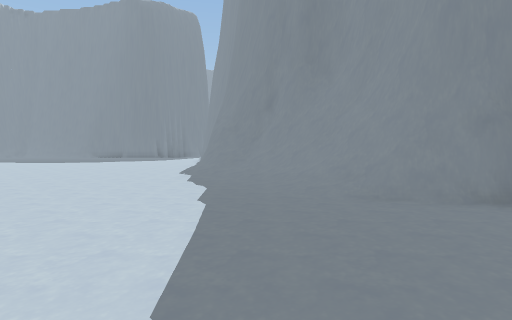
view 1 (above)

22 first-person views from a walk through a 3-D level made in the Unity game engine. The camera is 1.5 m above the floor, tilts 2° down and sees 80° across. The floor is counted in squares, 2 m on a side. Each view is taken from the middle of a square. On the plan, view 1 faces up. The plan holds only what a view shows up to about 10 squares ahead; the rest is blank. The place goes on beyond the plan.

view 2
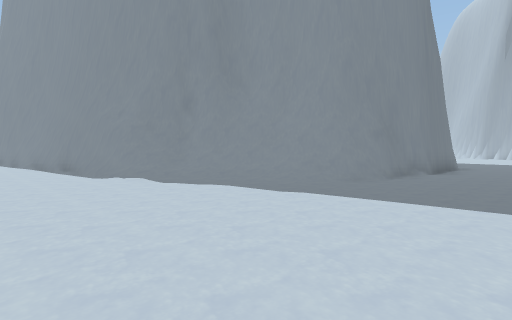

view 3
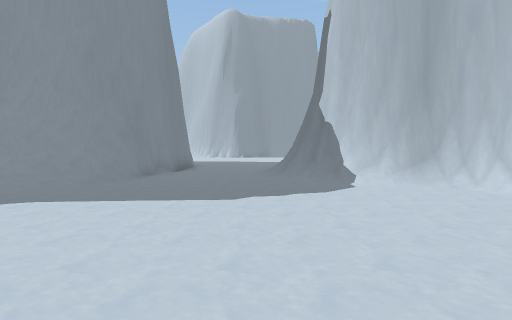

view 4
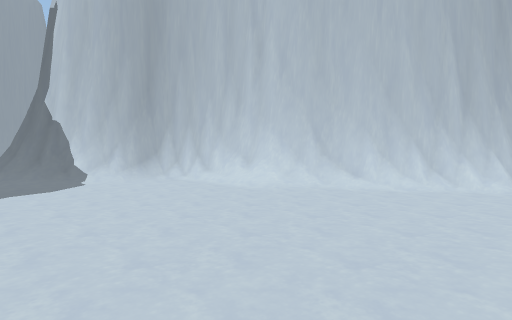

view 5
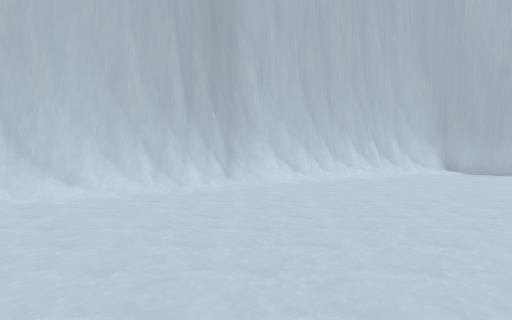

view 6
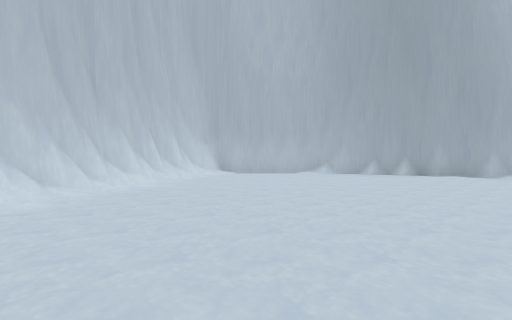

view 7
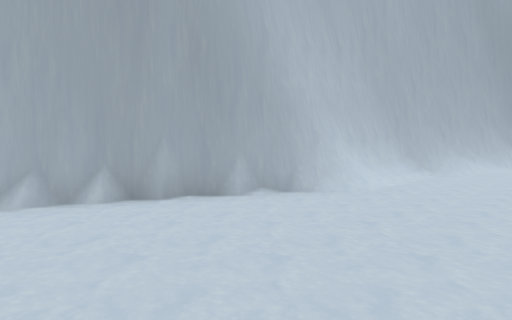

view 8
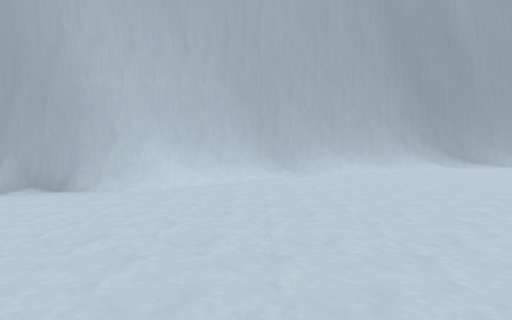

view 9
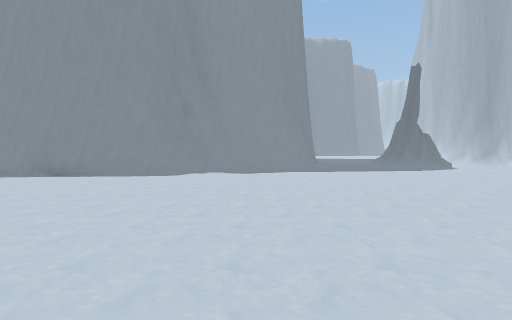

view 10
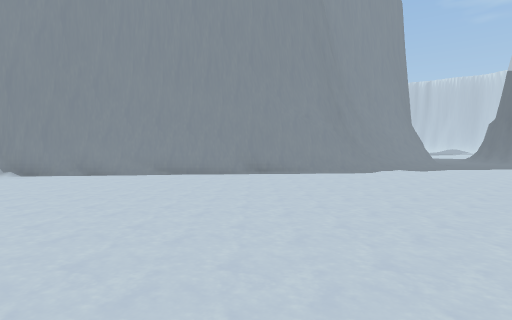

view 11
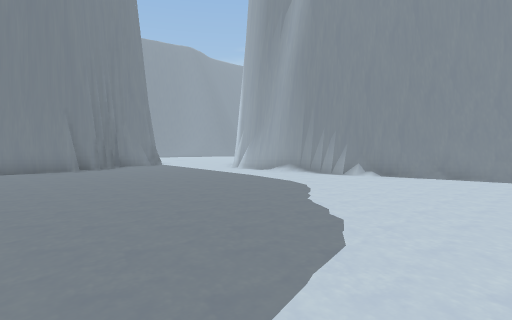

view 12
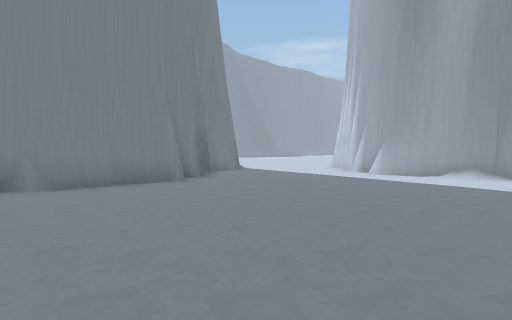

view 13
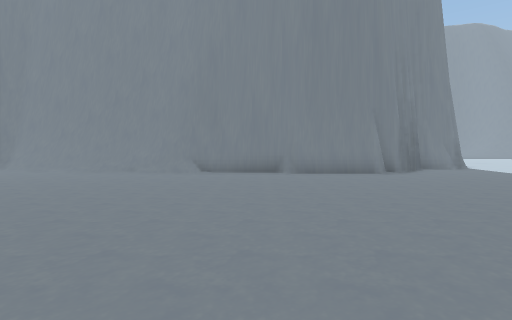

view 14
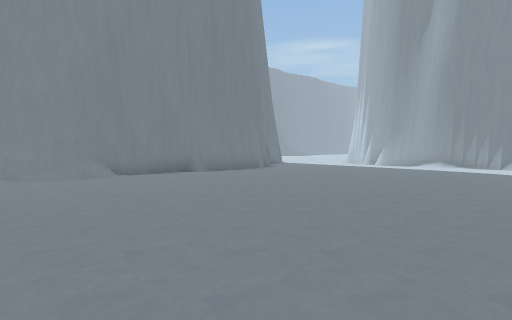

view 15
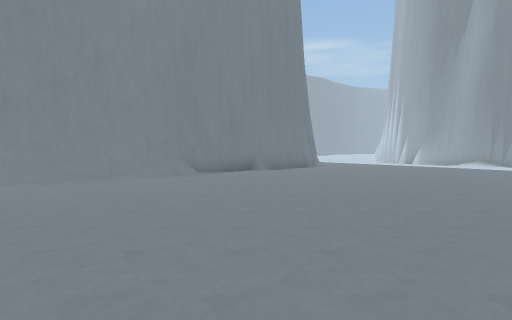

view 16
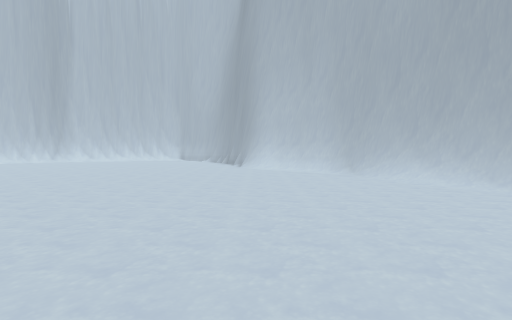

view 17
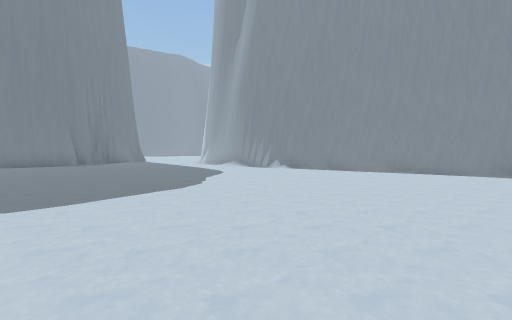

view 18
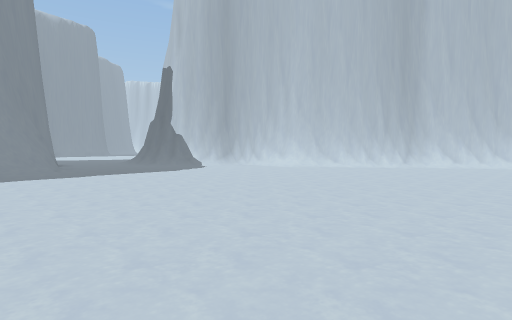

view 19
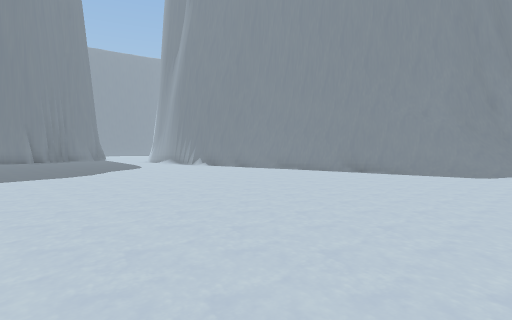

view 20
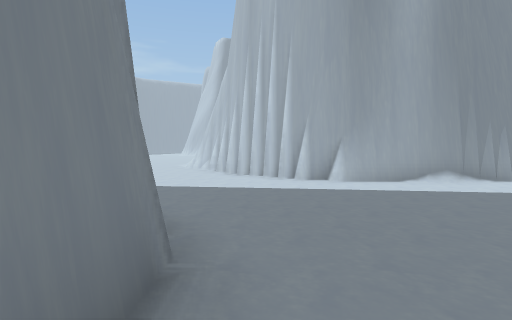

view 21
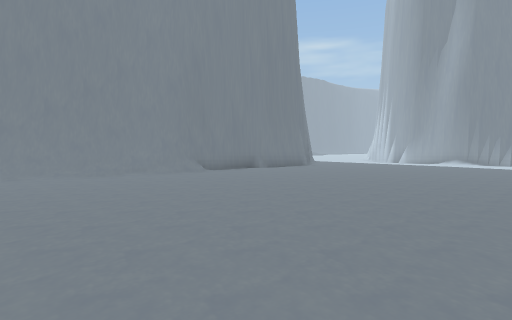

view 22
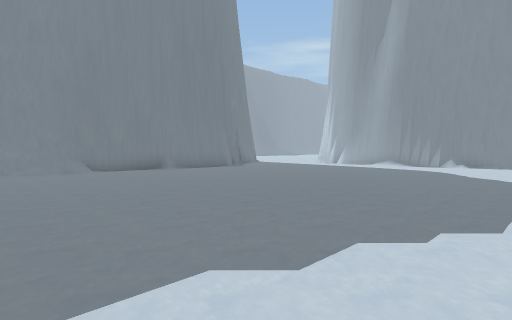

### Floor plan
Key: @ floor where view 1 was taken; # wall or solid block; . floor; / step, stairs or slope.
Columns run from 21 left of view 1 to 5 right of it. Each row starts with its distance up from view 1.
 28  ..###########......#
 27  ..................##
 26  .................##
 25  ................/#
 24 ................./#
 23 ................./#
 22 ................./#
 21 ................./#
 20 ................./#
 19 ..................#
 18    ...............#
 17    ...............##
 16         ...........#
 15         ...........#
 14         ...........#
 13         ...........#
 12         ...........##
 11     .    ..........###
 10    ...   ........../##
  9   .....  ..........//##
  8 ........ ...........//##
  7 ......... ...........//#
  6 .........  ..........//##
  5 /......... .........../##
  4 #.........................#
  3 #/.........................
  2 ##.........................
  1  ##........................
  0   ##......  .........@..//#
 -1   ###....   ...........####
 -2     #..................##
 -3     #................./#
 -4     ##.............#####
 -5      #.........../###
 -6      ##.........###
 -7       #......./##
 -8       ##..../###
 -9        ##..###
-10         ####

Where each view was taken, in squares from view 1:
view 1: 0 up, 0 right, facing up
view 2: 1 up, 5 left, facing up-right
view 3: 1 up, 5 left, facing right
view 4: 1 up, 6 left, facing down-right
view 5: 0 up, 6 left, facing down
view 6: 2 down, 6 left, facing down-left
view 7: 3 down, 11 left, facing left
view 8: 1 up, 11 left, facing left
view 9: 7 up, 11 left, facing right
view 10: 13 up, 12 left, facing right
view 11: 16 up, 12 left, facing up-right
view 12: 21 up, 13 left, facing up-right
view 13: 18 up, 13 left, facing up
view 14: 19 up, 18 left, facing up-right
view 15: 20 up, 20 left, facing up-right
view 16: 11 up, 17 left, facing down
view 17: 12 up, 13 left, facing up-right
view 18: 7 up, 10 left, facing down-right
view 19: 8 up, 12 left, facing up-right
view 20: 27 up, 11 left, facing right
view 21: 19 up, 21 left, facing up-right
view 22: 17 up, 18 left, facing up-right
